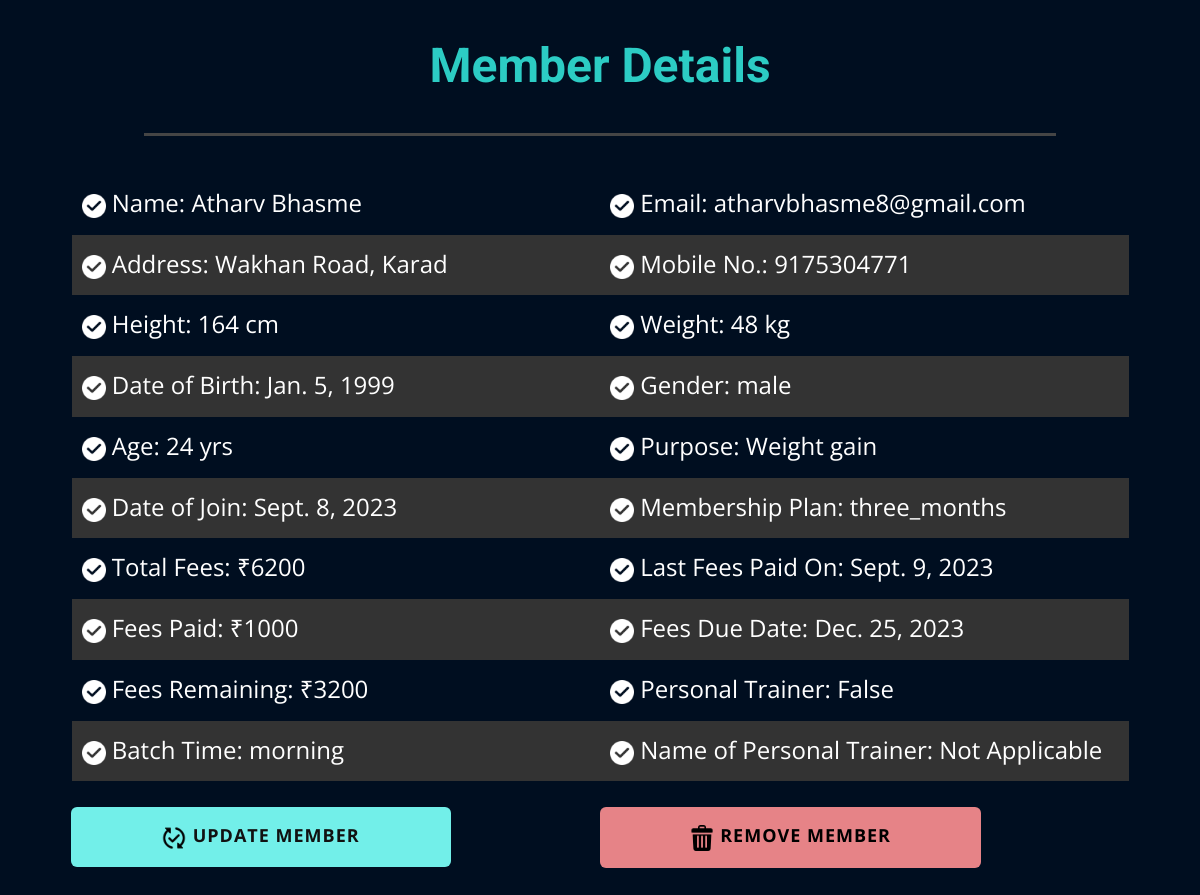
The app's page /show_member/16/ with its own data.
### gymapp/models.py (models this page shows)
class Member(models.Model):
    name = models.CharField(max_length=100)
    email = models.EmailField()
    mobile = models.CharField(max_length=10)
    address = models.CharField(max_length=100)
    height = models.IntegerField()
    weight = models.IntegerField()
    dob = models.DateField()
    gender = models.CharField(max_length=5)
    age = models.IntegerField( )
    purpose = models.CharField(max_length=50)
    membership_plan = models.CharField(max_length=100)
    total_fees = models.IntegerField()
    fees_paid = models.IntegerField()
    fees_remaining = models.IntegerField()
    last_paid_date = models.DateField()
    fees_due_date = models.DateField()
    date_of_join = models.DateField()
    updated_plan_date = models.DateField(default=timezone.now())
    personal_trainer = models.BooleanField(default=False)
    batch_time = models.CharField(max_length=50, default='Morning')
    personal_trainer_name = models.CharField(max_length=50, default='Not Applicable')

### gymapp/views.py (the view)
# urls.py: path('show_member/<int:member_id>/', views.show_member, name='show_member'),
def show_member(request, member_id):
    member = get_object_or_404(Member, id=member_id)
    params = {'member': member}
    return render(request, 'Show_member.html', params)

### Templates/Show_member.html (shortened to what this page needs)
{% load static %}
<!DOCTYPE html>
<html style="font-size: 16px;" lang="en"><head>
    <link rel="stylesheet" href="{%static 'nicepage.css' %}" media="screen">
<link rel="stylesheet" href="{%static 'Show_member.css' %}" media="screen">
  <meta data-intl-tel-input-cdn-path="intlTelInput/"></head>
  <body class="u-body u-xl-mode" data-lang="en">
    <section class="u-clearfix u-custom-color-2 u-section-1" id="sec-1248">
      <div class="u-clearfix u-sheet u-sheet-1">
        <h2 class="u-subtitle u-text u-text-custom-color-4 u-text-default u-text-1">Member Details</h2>
        <div class="u-border-3 u-border-grey-dark-1 u-line u-line-horizontal u-line-1"></div>
        <div class="u-table u-table-responsive u-table-1">
          <table class="u-table-entity">
            <colgroup>
              <col width="50%">
              <col width="50%">
            </colgroup>
            <tbody class="u-table-alt-grey-80 u-table-body u-table-body-1">
              <tr style="height: 54px;">
                <td class="u-table-cell"><span class="u-file-icon u-icon u-text-white"><img src="{%static 'images/711239-88923138.png' %}" alt=""></span>&nbsp;Name: {{member.name}}
                </td>
                <td class="u-table-cell"><span class="u-file-icon u-icon u-text-white"><img src="{%static 'images/711239-88923138.png' %}" alt=""></span>&nbsp;Email: {{member.email}}
                </td>
              </tr>
              <tr style="height: 52px;">
                <td class="u-table-cell"><span class="u-file-icon u-icon u-text-white"><img src="{%static 'images/711239-88923138.png' %}" alt=""></span>&nbsp;Address: {{member.address}}
                </td>
                <td class="u-table-cell"><span class="u-file-icon u-icon u-text-white"><img src="{%static 'images/711239-88923138.png' %}" alt=""></span>&nbsp;Mobile No.: {{member.mobile}}<br>
                </td>
              </tr>
              <tr style="height: 51px;">
                <td class="u-table-cell"><span class="u-file-icon u-icon u-text-white"><img src="{%static 'images/711239-88923138.png' %}" alt=""></span>&nbsp;Height: {{member.height}} cm
                </td>
                <td class="u-table-cell"><span class="u-file-icon u-icon u-text-white"><img src="{%static 'images/711239-88923138.png' %}" alt=""></span>&nbsp;Weight: {{member.weight}} kg<br>
                </td>
              </tr>
              <tr style="height: 54px;">
                <td class="u-table-cell"><span class="u-file-icon u-icon u-text-white"><img src="{%static 'images/711239-88923138.png' %}" alt=""></span>&nbsp;Date of Birth: {{member.dob}}
                </td>
                <td class="u-table-cell"><span class="u-file-icon u-icon u-text-white"><img src="{%static 'images/711239-88923138.png' %}" alt=""></span>&nbsp;Gender: {{member.gender}}
                </td>
              </tr>
              <tr style="height: 52px;">
                <td class="u-table-cell"><span class="u-file-icon u-icon u-text-white"><img src="{%static 'images/711239-88923138.png' %}" alt=""></span>&nbsp;Age: {{member.age}} yrs
                </td>
                <td class="u-table-cell"><span class="u-file-icon u-icon u-text-white"><img src="{%static 'images/711239-88923138.png' %}" alt=""></span>&nbsp;Purpose: {{member.purpose}}
                </td>
              </tr>
              <tr style="height: 59px;">
                <td class="u-table-cell"><span class="u-file-icon u-icon u-text-white"><img src="{%static 'images/711239-88923138.png' %}" alt=""></span>&nbsp;Date of Join: {{member.date_of_join}}</td>
                <td class="u-table-cell"><span class="u-file-icon u-icon u-text-white"><img src="{%static 'images/711239-88923138.png' %}" alt=""></span>&nbsp;Membership Plan: {{member.membership_plan}}<br>
                </td>
              </tr>
              <tr style="height: 52px;">
                <td class="u-table-cell"><span class="u-file-icon u-icon u-text-white"><img src="{%static 'images/711239-88923138.png' %}" alt=""></span>&nbsp;Total Fees: ₹{{member.total_fees}}<br>
                </td>
                <td class="u-table-cell"><span class="u-file-icon u-icon u-text-white"><img src="{%static 'images/711239-88923138.png' %}" alt=""></span>&nbsp;Last Fees Paid On: {{member.last_paid_date}}
                </td>
              </tr>
              <tr style="height: 52px;">
                <td class="u-table-cell"><span class="u-file-icon u-icon u-text-white"><img src="{%static 'images/711239-88923138.png' %}" alt=""></span>&nbsp;Fees Paid: ₹{{member.fees_paid}}
                </td>
                <td class="u-table-cell"><span class="u-file-icon u-icon u-text-white"><img src="{%static 'images/711239-88923138.png' %}" alt=""></span>&nbsp;Fees Due Date: {{member.fees_due_date}}
                </td>
              </tr>
              <tr style="height: 41px;">
                <td class="u-table-cell"><span class="u-file-icon u-icon u-text-white"><img src="{%static 'images/711239-88923138.png' %}" alt=""></span>&nbsp;Fees Remaining: ₹{{member.fees_remaining}}
                </td>
                <td class="u-table-cell"><span class="u-file-icon u-icon u-text-white"><img src="{%static 'images/711239-88923138.png' %}" alt=""></span>&nbsp;Personal Trainer: {{member.personal_trainer}}
                </td>
              </tr>
              <tr style="height: 52px;">
                <td class="u-table-cell"><span class="u-file-icon u-icon u-text-white"><img src="{%static 'images/711239-88923138.png' %}" alt=""></span>&nbsp;Batch Time: {{member.batch_time}}
                </td>
                <td class="u-table-cell"><span class="u-file-icon u-icon u-text-white"><img src="{%static 'images/711239-88923138.png' %}" alt=""></span>&nbsp;Name of Personal Trainer: {{member.personal_trainer_name}}
                </td>
              </tr>
              <tr style="height: 52px;">
              </tr>
            </tbody>
          </table>
        </div>
        <a href="{%url 'update_member' member.id %}" class="u-border-none u-btn u-button-style u-hover-palette-4-base u-palette-4-light-1 u-radius-6 u-btn-1"><span class="u-file-icon u-icon u-text-black u-icon-21"><img src="{%static 'images/9147804-68bbd2f6.png' %}" alt=""></span>&nbsp;Update Member
        </a>
        <a href="#carousel_65af" class="u-border-none u-btn u-button-style u-dialog-link u-hover-palette-2-base u-palette-2-light-1 u-radius-6 u-text-black u-text-hover-white u-btn-2"><span class="u-file-icon u-icon u-icon-22"><img src="{%static 'images/3096687.png' %}" alt=""></span>&nbsp;remove member
        </a>
      </div>
    </section>
</body></html>

### static/Show_member.css (style rules this page uses)
.u-section-1 { background-image: none; }
.u-section-1 .u-sheet-1 { min-height: 905px; }
.u-section-1 .u-text-1 { font-weight: 700; margin: 40px auto 0; }
.u-section-1 .u-line-1 { width: 912px; margin: 40px auto 0; }
.u-section-1 .u-table-1 { width: 1057px; margin: 38px auto 0; }
.u-section-1 .u-table-body-1 { font-size: 1.5rem; }
.u-section-1 .u-btn-1 { font-size: 1.125rem; background-image: none; margin: -33px auto 0 41px; padding: 12px 91px 12px 90px; }
.u-section-1 .u-icon-21 { font-size: 1.4445em; }
.u-section-1 .u-btn-2 { font-size: 1.125rem; background-image: none; margin: -60px 189px 40px auto; padding: 12px 90px 12px 89px; }
.u-section-1 .u-icon-22 { font-size: 1.4445em; }

### records on screen
Member: name "Atharv Bhasme", email "atharvbhasme8@gmail.com", address "Wakhan Road, Karad", mobile "9175304771", height "164", weight "48", dob "Jan. 5, 1999", gender "male", age "24", purpose "Weight gain", date_of_join "Sept. 8, 2023", membership_plan "three_months", total_fees "6200", last_paid_date "Sept. 9, 2023", fees_paid "1000", fees_due_date "Dec. 25, 2023", fees_remaining "3200", personal_trainer "False", batch_time "morning", personal_trainer_name "Not Applicable"
